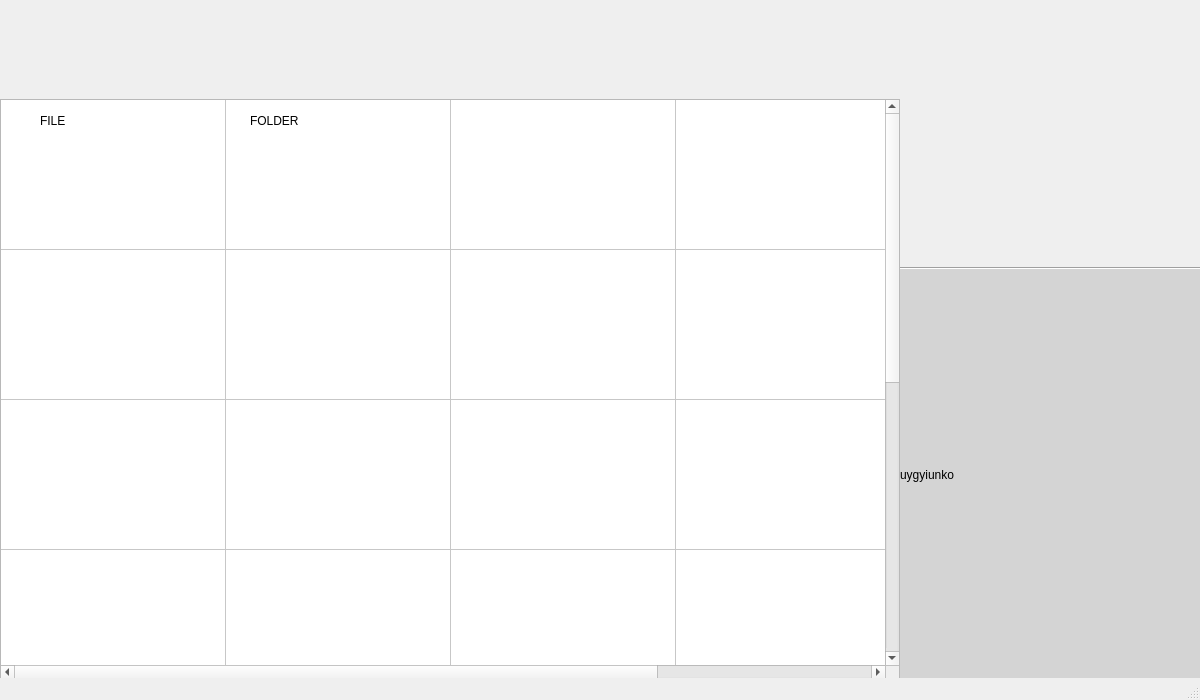
<?xml version="1.0" encoding="UTF-8"?>
<ui version="4.0">
 <class>MainWindow</class>
 <widget class="QMainWindow" name="MainWindow">
  <property name="geometry">
   <rect>
    <x>0</x>
    <y>0</y>
    <width>1200</width>
    <height>700</height>
   </rect>
  </property>
  <property name="minimumSize">
   <size>
    <width>1200</width>
    <height>700</height>
   </size>
  </property>
  <property name="maximumSize">
   <size>
    <width>1200</width>
    <height>700</height>
   </size>
  </property>
  <property name="windowTitle">
   <string>Main</string>
  </property>
  <property name="styleSheet">
   <string notr="true"/>
  </property>
  <widget class="QWidget" name="centralwidget">
   <widget class="QTableWidget" name="tableWidget">
    <property name="geometry">
     <rect>
      <x>0</x>
      <y>99</y>
      <width>900</width>
      <height>581</height>
     </rect>
    </property>
    <attribute name="horizontalHeaderVisible">
     <bool>false</bool>
    </attribute>
    <attribute name="horizontalHeaderDefaultSectionSize">
     <number>225</number>
    </attribute>
    <attribute name="verticalHeaderVisible">
     <bool>false</bool>
    </attribute>
    <attribute name="verticalHeaderDefaultSectionSize">
     <number>150</number>
    </attribute>
    <row>
     <property name="text">
      <string>New Row</string>
     </property>
    </row>
    <row>
     <property name="text">
      <string>New Row</string>
     </property>
    </row>
    <row>
     <property name="text">
      <string>New Row</string>
     </property>
    </row>
    <row>
     <property name="text">
      <string>New Row</string>
     </property>
    </row>
    <row>
     <property name="text">
      <string>New Row</string>
     </property>
    </row>
    <row>
     <property name="text">
      <string>New Row</string>
     </property>
    </row>
    <column>
     <property name="text">
      <string>New Column</string>
     </property>
    </column>
    <column>
     <property name="text">
      <string>New Column</string>
     </property>
    </column>
    <column>
     <property name="text">
      <string>New Column</string>
     </property>
    </column>
    <column>
     <property name="text">
      <string>New Column</string>
     </property>
    </column>
    <item row="0" column="0">
     <property name="text">
      <string/>
     </property>
    </item>
   </widget>
   <widget class="QLabel" name="label">
    <property name="geometry">
     <rect>
      <x>0</x>
      <y>0</y>
      <width>1200</width>
      <height>100</height>
     </rect>
    </property>
    <property name="styleSheet">
     <string notr="true">background-image: url(:/header/images/Untitled-1.png);</string>
    </property>
    <property name="text">
     <string/>
    </property>
   </widget>
   <widget class="QLabel" name="label_2">
    <property name="geometry">
     <rect>
      <x>900</x>
      <y>269</y>
      <width>300</width>
      <height>411</height>
     </rect>
    </property>
    <property name="styleSheet">
     <string notr="true">
background-color: rgb(212, 212, 212);</string>
    </property>
    <property name="text">
     <string>uygyiunko</string>
    </property>
   </widget>
   <widget class="QPushButton" name="pushButton">
    <property name="geometry">
     <rect>
      <x>940</x>
      <y>120</y>
      <width>200</width>
      <height>50</height>
     </rect>
    </property>
    <property name="styleSheet">
     <string notr="true">background-image: url(:/header/images/btn-1_3.png);</string>
    </property>
    <property name="text">
     <string/>
    </property>
    <property name="checkable">
     <bool>false</bool>
    </property>
    <property name="autoDefault">
     <bool>false</bool>
    </property>
    <property name="default">
     <bool>false</bool>
    </property>
    <property name="flat">
     <bool>true</bool>
    </property>
   </widget>
   <widget class="QPushButton" name="pushButton_2">
    <property name="geometry">
     <rect>
      <x>940</x>
      <y>190</y>
      <width>200</width>
      <height>50</height>
     </rect>
    </property>
    <property name="styleSheet">
     <string notr="true">background-image: url(:/Buttons/images/btn-2_2.png);</string>
    </property>
    <property name="text">
     <string/>
    </property>
    <property name="flat">
     <bool>true</bool>
    </property>
   </widget>
   <widget class="Line" name="line">
    <property name="geometry">
     <rect>
      <x>310</x>
      <y>700</y>
      <width>118</width>
      <height>3</height>
     </rect>
    </property>
    <property name="orientation">
     <enum>Qt::Horizontal</enum>
    </property>
   </widget>
   <widget class="Line" name="line_2">
    <property name="geometry">
     <rect>
      <x>900</x>
      <y>260</y>
      <width>301</width>
      <height>16</height>
     </rect>
    </property>
    <property name="orientation">
     <enum>Qt::Horizontal</enum>
    </property>
   </widget>
   <widget class="QWidget" name="verticalLayoutWidget">
    <property name="geometry">
     <rect>
      <x>40</x>
      <y>100</y>
      <width>181</width>
      <height>151</height>
     </rect>
    </property>
    <layout class="QVBoxLayout" name="verticalLayout">
     <property name="spacing">
      <number>0</number>
     </property>
     <property name="sizeConstraint">
      <enum>QLayout::SetFixedSize</enum>
     </property>
     <item>
      <widget class="QLabel" name="label_3">
       <property name="styleSheet">
        <string notr="true">
image: url(:/pic/images/file.png);</string>
       </property>
       <property name="text">
        <string/>
       </property>
      </widget>
     </item>
     <item>
      <widget class="QLabel" name="fileLabel">
       <property name="text">
        <string>FILE </string>
       </property>
      </widget>
     </item>
    </layout>
   </widget>
   <widget class="QWidget" name="verticalLayoutWidget_2">
    <property name="geometry">
     <rect>
      <x>250</x>
      <y>100</y>
      <width>181</width>
      <height>151</height>
     </rect>
    </property>
    <layout class="QVBoxLayout" name="verticalLayout_2">
     <property name="spacing">
      <number>0</number>
     </property>
     <property name="sizeConstraint">
      <enum>QLayout::SetFixedSize</enum>
     </property>
     <item>
      <widget class="QLabel" name="label_4">
       <property name="styleSheet">
        <string notr="true">image: url(:/pic/images/folder.png);</string>
       </property>
       <property name="text">
        <string/>
       </property>
      </widget>
     </item>
     <item>
      <widget class="QLabel" name="folderLabel">
       <property name="text">
        <string>FOLDER</string>
       </property>
      </widget>
     </item>
    </layout>
   </widget>
  </widget>
  <widget class="QMenuBar" name="menubar">
   <property name="geometry">
    <rect>
     <x>0</x>
     <y>0</y>
     <width>1200</width>
     <height>21</height>
    </rect>
   </property>
  </widget>
  <widget class="QStatusBar" name="statusbar"/>
 </widget>
 <resources>
  <include location="../Resources/main.qrc"/>
 </resources>
 <connections/>
</ui>
